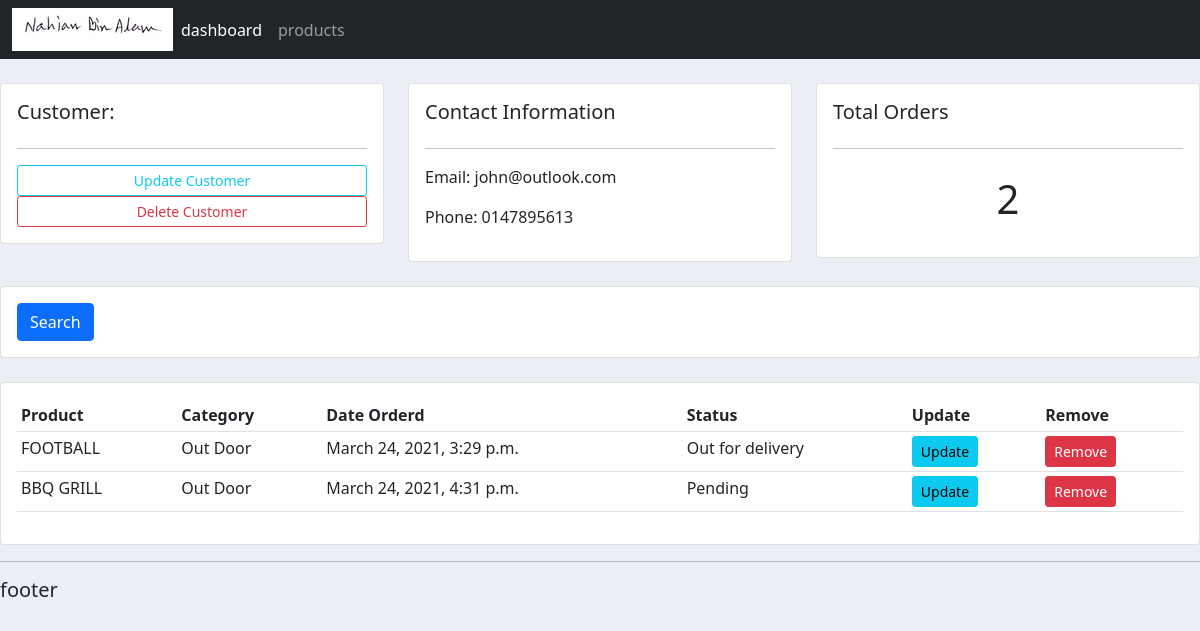
Page /customers/2/ on the committed database.
### accounts/models.py (models this page shows, shortened)
class customer(models.Model):
	name = models.CharField(max_length=200, null=True)
	Phone = models.CharField(max_length=200, null=True)
	email = models.CharField(max_length=200, null=True)
	date_created = models.DateTimeField(auto_now_add=True, null=True)

class order(models.Model):
	STATUS = (
		('Pending' , 'Pending'),
		('Out for delivery' , 'Out for delivery'),
		)
	customer = models.ForeignKey(customer, null=True, on_delete= models.SET_NULL)
	product = models.ForeignKey(product, null=True, on_delete= models.SET_NULL)
	date_created = models.DateTimeField(auto_now_add=True, null=True)
	status = models.CharField(max_length=200, null=True, choices=STATUS)

class product(models.Model):
	CATEGORY =(
		('Indoor' , 'Indoor'),
		('Out Door' , 'Out Door'),
		)
	name = models.CharField(max_length=200, null=True)
	price = models.FloatField(null=True)
	category = models.CharField(max_length=200, null=True, choices=CATEGORY)
	description = models.CharField(max_length=200, null=True)
	date_created = models.DateTimeField(auto_now_add=True, null=True)
	tag = models.ManyToManyField(tag)
	def __str__(self):
		return self.name

### accounts/views.py (the view)
# urls.py: path('customers/<str:pk_test>/', views.customers, name='customers'),
def customers(request, pk_test):
	customers = customer.objects.get(id=pk_test)
	orders = customers.order_set.all()
	order_count = orders.count()
	context = {'customer' : customers , 'orders' : orders, 'order_count' : order_count}
	return render(request, 'accounts/customers.html', context)

### accounts/templates/accounts/customers.html
{% extends 'accounts/main.html'%}
{% block content %}
	<br>
<div class="row">
	<div class="col-md">
		<div class="card card-body">
			<h5>Customer:</h5>
			<hr>
			<a class="btn btn-outline-info  btn-sm btn-block" href="">Update Customer</a>
			<a class="btn btn-outline-danger  btn-sm btn-block" href="">Delete Customer</a>
		</div>
	</div>
	<div class="col-md">
		<div class="card card-body">
			<h5>Contact Information</h5>
			<hr>
			<p>Email: {{customer.email}}</p>
			<p>Phone: {{customer.Phone}}</p>
		</div>
	</div>
	<div class="col-md">
		<div class="card card-body">
			<h5>Total Orders</h5>
			<hr>
			<h1 style="text-align: center;padding: 10px">{{order_count}}</h1>
		</div>
	</div>
</div>
<br>
<div class="row">
	<div class="col">
		<div class="card card-body">
			<form method="get">
		    <button class="btn btn-primary" type="submit">Search</button>
		  </form>
		</div>
	</div>
</div>
<br>
<div class="row">
	<div class="col-md">
		<div class="card card-body">
			<table class="table table-sm">
				<tr>
					<th>Product</th>
					<th>Category</th>
					<th>Date Orderd</th>
					<th>Status</th>
					<th>Update</th>
					<th>Remove</th>
				</tr>
				{% for order in orders %}
					<tr>
						<td>{{order.product}}</td>
						<td>{{order.product.category}}</td>
						<td>{{order.date_created}}</td>
						<td>{{order.status}}</td>
						<td><a class="btn btn-sm btn-info" href="{% url 'update_order' order.id %}">Update</a></td>
						<td><a class="btn btn-sm btn-danger" href="{% url 'delete_order' order.id %}">Remove</a></td>
					</tr>
				{% endfor %}
			</table>
		</div>
	</div>
</div>
{% endblock %}

### static/css/main.css (style rules this page uses)
body { background-color: #ebeff5; }

### rows in the picture
customer: email "john@outlook.com", Phone "0147895613"
order: product "FOOTBALL", product.category "Out Door", date_created "March 24, 2021, 3:29 p.m.", status "Out for delivery"
order: product "BBQ GRILL", product.category "Out Door", date_created "March 24, 2021, 4:31 p.m.", status "Pending"

### other values in the picture
{{ order_count }} "2"
